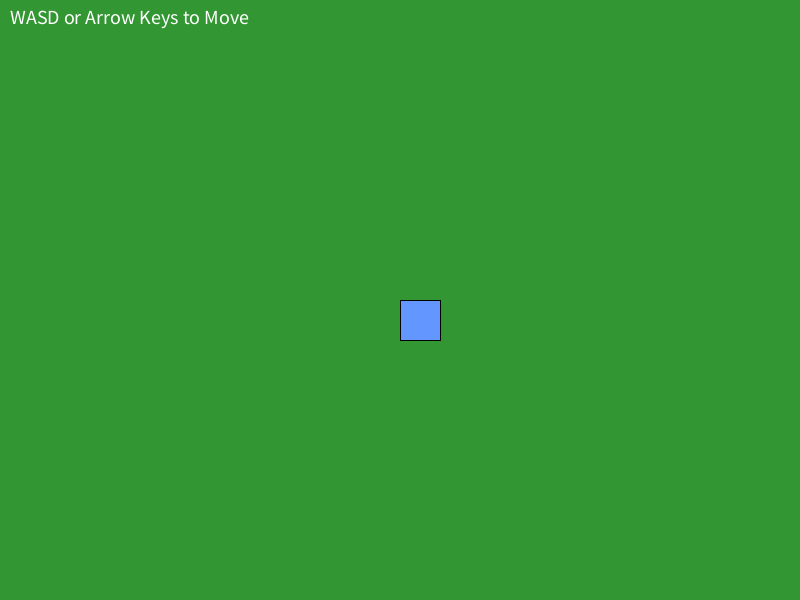
Frame 1 (no input)
Frame 60 (the mouse pressed at the canvas centre just before this capture): identical to frame 1, image omitted
Frame 120 (the mouse held since frame 60 and released just before this capture): identical to frame 1, image omitted

The Processing sketch that drew this single still picture (run headless with seeded random() and noise(); from frame 60 on, the mouse is pressed at the canvas centre):

// Processing sketch: Template_TopDownMove
// ── Template_TopDownMove.pde
// ===== テンプレート：トップダウン(見下ろし型)の8方向移動 =====
//
// 用途: RPGやアクションゲームなど、上下左右斜めにキャラクターを移動させる処理です。

// --- キー入力状態フラグ ---
boolean isLeftKeyPressed = false;
boolean isRightKeyPressed = false;
boolean isUpKeyPressed = false;
boolean isDownKeyPressed = false;

Player player;

void setup() {
  size(800, 600);
  rectMode(CORNER);
  player = new Player(width/2, height/2, 40, 40);
}

void draw() {
  background(50, 150, 50); // 緑色の背景（草地風）

  player.update();
  player.draw();

  // UIの表示
  fill(255);
  textSize(20);
  textAlign(LEFT, TOP);
  text("WASD or Arrow Keys to Move", 10, 10);
}

// キーボードが押されたときの処理
void keyPressed() {
  if (key == 'a' || key == 'A' || keyCode == LEFT)  isLeftKeyPressed = true;
  if (key == 'd' || key == 'D' || keyCode == RIGHT) isRightKeyPressed = true;
  if (key == 'w' || key == 'W' || keyCode == UP)    isUpKeyPressed = true;
  if (key == 's' || key == 'S' || keyCode == DOWN)  isDownKeyPressed = true;
}

// キーボードが離されたときの処理
void keyReleased() {
  if (key == 'a' || key == 'A' || keyCode == LEFT)  isLeftKeyPressed = false;
  if (key == 'd' || key == 'D' || keyCode == RIGHT) isRightKeyPressed = false;
  if (key == 'w' || key == 'W' || keyCode == UP)    isUpKeyPressed = false;
  if (key == 's' || key == 'S' || keyCode == DOWN)  isDownKeyPressed = false;
}

// ==========================================
// コピー＆ペースト用：Playerクラス
// ==========================================
class Player extends BaseClass {
  float moveSpeed;

  Player(float x, float y, float w, float h) {
    super(x, y, w, h);
    this.moveSpeed = 4.0f;
  }

  // キー入力に応じた速度の計算
  void handleInput() {
    // 左右の移動
    if (isLeftKeyPressed) {
      this.vx = -this.moveSpeed;
    } else if (isRightKeyPressed) {
      this.vx = this.moveSpeed;
    } else {
      this.vx *= 0.8; // 移動キーを押していないときは摩擦で減速
    }

    // 上下の移動
    if (isUpKeyPressed) {
      this.vy = -this.moveSpeed;
    } else if (isDownKeyPressed) {
      this.vy = this.moveSpeed;
    } else {
      this.vy *= 0.8; // 移動キーを押していないときは摩擦で減速
    }
  }

  void update() {
    handleInput();
    super.update(); // 位置の更新(BaseClassで定義)

    // 画面外に出ないように制限する
    this.x = constrain(this.x, 0, width - this.w);
    this.y = constrain(this.y, 0, height - this.h);
  }

  void draw() {
    fill(100, 150, 255); // 青色
    super.draw();
  }
}

// --- BaseClass ---
class BaseClass {
  float x, y, vx = 0, vy = 0, w, h;
  PImage img;

  BaseClass(float x, float y, float w, float h) {
    this.x = x; this.y = y; this.w = w; this.h = h; this.img = null;
  }

  void update() {
    this.x += this.vx;
    this.y += this.vy;
  }

  void draw() {
    if (this.img != null) image(this.img, this.x, this.y, this.w, this.h);
    else rect(this.x, this.y, this.w, this.h);
  }
}
